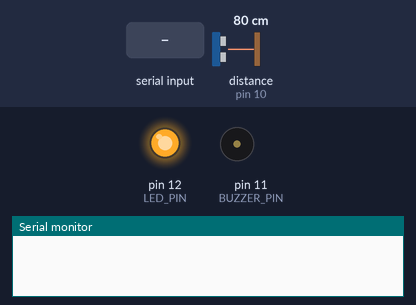
This sketch was run on a simulated Arduino Uno, built with avr-gcc and run on an emulated ATmega328P. On the bench: output pins drawn as LEDs (lit = HIGH), buzzer (waves = sounding, pin HIGH), the last lines printed to the serial monitor. Wiring (inferred from the names in the program): ultrasonic range finder: trigger pin 9; echo pin 10. Inputs (shaded band) come from the test bench; at power-on: distance to the obstacle (sensor on pin 10) 80 cm. The echo pulse lasts 58.3 µs per cm; pins used as bus, display or sensor lines are not drawn.

Above: at 1.2 s.
1.3 s: distance to the obstacle (sensor on pin 10) set to 12 cm
2.8 s: distance to the obstacle (sensor on pin 10) set to 9 cm
At 3.3 s:
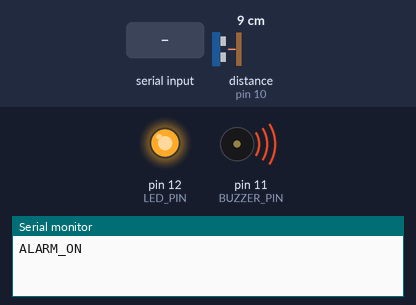
4.3 s: "DISARM\n" received over Serial
At 5.1 s:
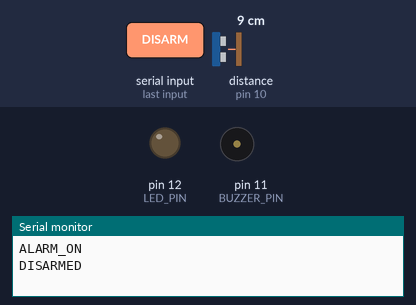
5.8 s: "ARM\n" received over Serial
At 6.9 s:
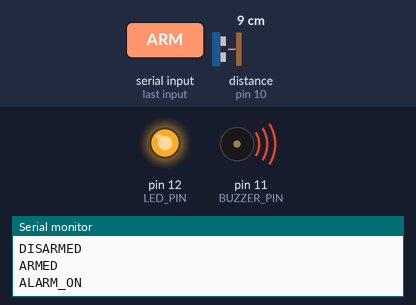
Timing chart, 0 to 8.3 s (numbered marks = the images above; inputs shaded):
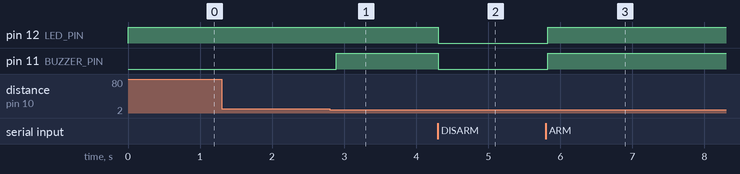

Measured:
- the behaviour switches between 11 and 10 cm on distance to the obstacle (sensor on pin 10) (found by bisection; images 0 and 1)
- after the input at 1.3 s, every drawn part: stays the same
- after the input at 2.8 s, pin 11 (BUZZER_PIN): LOW → HIGH after 0.09 s
- after the input at 4.3 s, pin 12 (LED_PIN), pin 11 (BUZZER_PIN): HIGH → LOW at once
- after the input at 5.8 s, pin 12 (LED_PIN), pin 11 (BUZZER_PIN): LOW → HIGH at once

The sketch:

window_arduino.ino
```cpp
// Variable Initialisation
const int TRIG_PIN = 9;
const int ECHO_PIN = 10;
const int BUZZER_PIN = 11;
const int LED_PIN = 12;

const float DISTANCE_THRESHOLD = 10.0;  //distance specification (10cm)

bool armed = true;
bool alarmState = false;

// Setup
void setup() {
  pinMode(TRIG_PIN, OUTPUT);
  pinMode(ECHO_PIN, INPUT);
  pinMode(BUZZER_PIN, OUTPUT);
  pinMode(LED_PIN, OUTPUT);

  digitalWrite(BUZZER_PIN, LOW);
  digitalWrite(LED_PIN, HIGH);

  Serial.begin(9600);
}

float getDistance() {
  digitalWrite(TRIG_PIN, LOW);
  delayMicroseconds(2);

  digitalWrite(TRIG_PIN, HIGH);
  delayMicroseconds(10);
  digitalWrite(TRIG_PIN, LOW);

  long duration = pulseIn(ECHO_PIN, HIGH, 30000);

  if (duration == 0) {
    return -1;
  }

  float distance = duration * 0.0343 / 2.0;

  return distance;
}

// Main loop
void loop() {

  // Checking commands from website or manually inputted through RaspberryPi VM
  if (Serial.available() > 0) {

    String command = Serial.readStringUntil('\n');
    command.trim();

    if (command == "ARM") {
      armed = true;

      digitalWrite(LED_PIN, HIGH);
      Serial.println("ARMED");
    }

    else if (command == "DISARM") {
      armed = false;
      alarmState = false;

      digitalWrite(LED_PIN, LOW);
      digitalWrite(BUZZER_PIN, LOW);
      Serial.println("DISARMED");
    }
  }

  float distance = getDistance();


  // ALARM_ON sent once when sensor detects object a specified distance
  if (armed && distance > 0 && distance <= DISTANCE_THRESHOLD) {

    digitalWrite(BUZZER_PIN, HIGH);

    if (!alarmState) {
      Serial.println("ALARM_ON");
      alarmState = true;
    }
  }

  else {

    // ALARM_OFF sent once when object no longer detected
    digitalWrite(BUZZER_PIN, LOW);

    if (alarmState) {
      Serial.println("ALARM_OFF");
      alarmState = false;
    }
  }

  delay(100);
}
```
